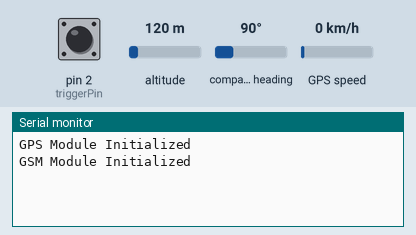
A sketch run on a simulated Arduino Uno, built with avr-gcc and run on an emulated ATmega328P. On the bench: the last lines printed to the serial monitor. The inputs (shaded band) are chosen by the test bench; at power-on: pin 2 (triggerPin) HIGH, altitude 120 m, compass heading 90°, GPS speed 0 km/h. The GPS gets a fix after 3 s at 37.7749, -122.4194 with 8 satellites; the modem accepts every AT command (registered, SIM ready, sends succeed) and sends nothing else.

Above: at 4.2 s.
4.3 s: pin 2 (triggerPin) pulled LOW for 0.15 s
At 5.8 s:
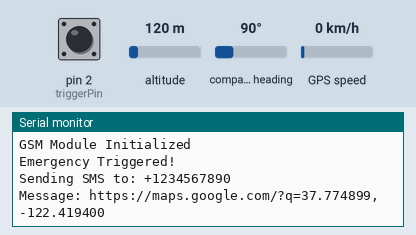
At 9.0 s:
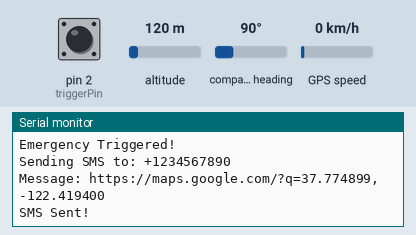

Measured:
- after the input at 4.3 s, the serial monitor: prints a new line at once (image 1)

The sketch:

smart_helmet.ino
```cpp
#include <SoftwareSerial.h>
#include <TinyGPS++.h>

// GPS Module Connections
static const int RXPin = 4, TXPin = 3;
static const uint32_t GPSBaud = 9600;

// GSM Module Connections
static const int GSM_RX = 8, GSM_TX = 7;
static const uint32_t GSMBaud = 9600;

// Create instances
TinyGPSPlus gps;
SoftwareSerial gpsSerial(RXPin, TXPin);
SoftwareSerial gsmSerial(GSM_RX, GSM_TX);

// Emergency Contact
String emergencyNumber = "+1234567890"; // Replace with actual number

// Emergency Trigger Pin (e.g., a button or sensor)
const int triggerPin = 2;

void setup() {
  Serial.begin(9600);

  pinMode(triggerPin, INPUT_PULLUP); // Assuming button connects to GND

  // Initialize GPS Serial
  gpsSerial.begin(GPSBaud);
  Serial.println("GPS Module Initialized");

  // Initialize GSM Serial
  gsmSerial.begin(GSMBaud);
  Serial.println("GSM Module Initialized");
  delay(1000);

  // Setup GSM
  gsmSerial.println("AT");
  delay(1000);
  gsmSerial.println("AT+CMGF=1"); // Set SMS to Text Mode
  delay(1000);
}

void loop() {
  // Read GPS data
  while (gpsSerial.available() > 0) {
    gps.encode(gpsSerial.read());
  }

  // Check for emergency trigger (LOW if button pressed using INPUT_PULLUP)
  if (digitalRead(triggerPin) == LOW) {
    Serial.println("Emergency Triggered!");
    sendEmergencySMS();
    delay(5000); // Debounce / prevent multiple SMS rapidly
  }
}

void sendEmergencySMS() {
  String locationLink = "https://maps.google.com/?q=";

  if (gps.location.isValid()) {
    locationLink += String(gps.location.lat(), 6) + "," + String(gps.location.lng(), 6);
  } else {
    locationLink = "Location unavailable. GPS searching...";
  }

  Serial.println("Sending SMS to: " + emergencyNumber);
  Serial.println("Message: " + locationLink);

  gsmSerial.println("AT+CMGS=\"" + emergencyNumber + "\"");
  delay(1000);

  gsmSerial.print("Emergency Alert!\n\nLocation:\n");
  gsmSerial.print(locationLink);
  delay(100);

  gsmSerial.write(26); // ASCII code for CTRL+Z to send SMS
  delay(3000);

  Serial.println("SMS Sent!");
}
```
